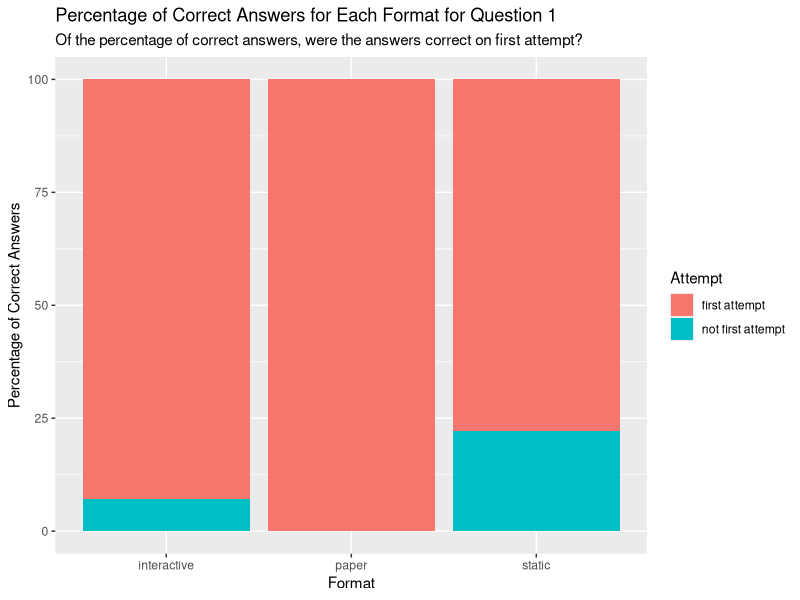
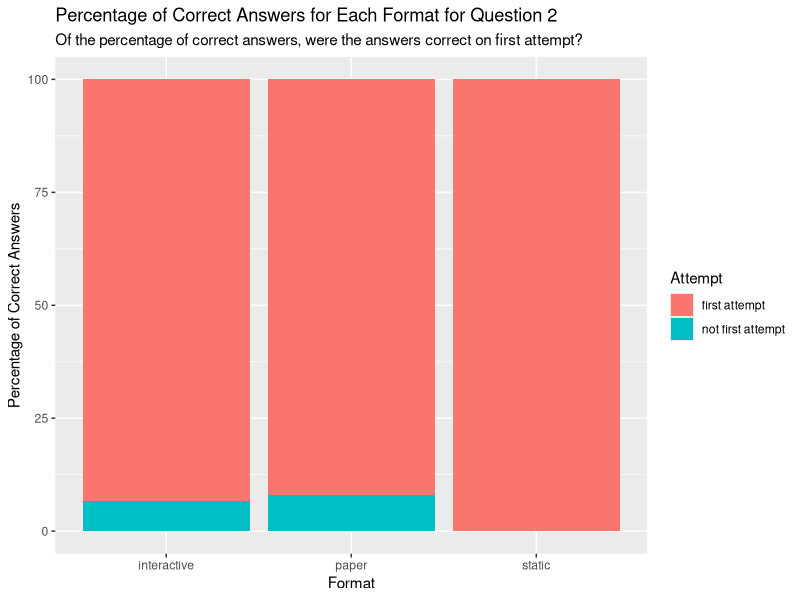
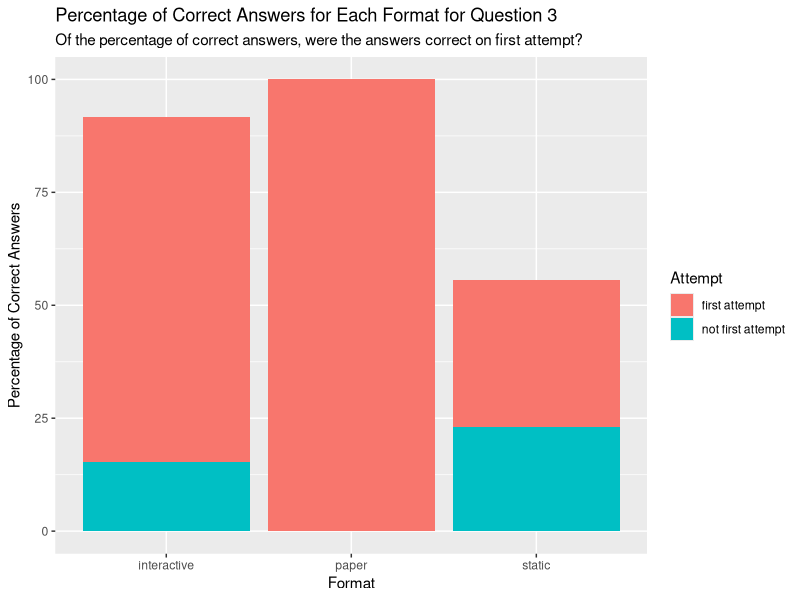
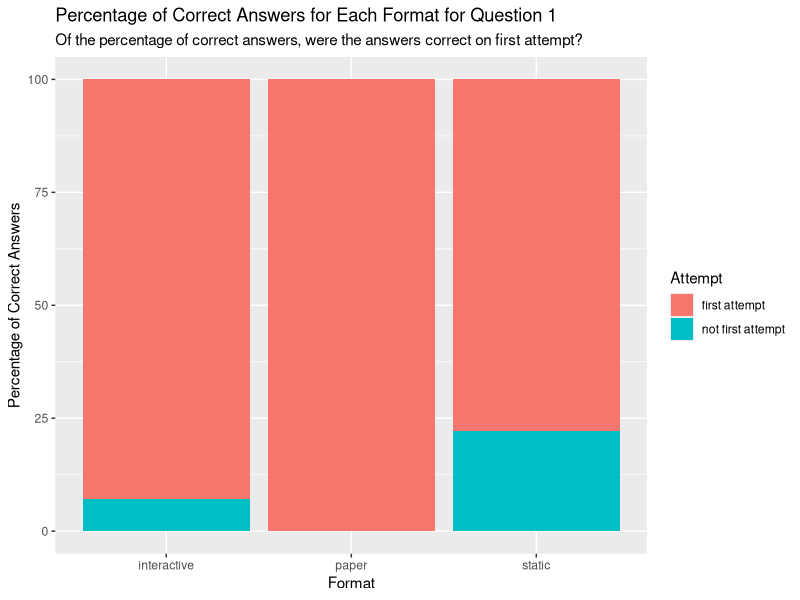

The R script that drew these images, in order: (Note: this script raises an error after producing the figures.)
## ---- chunk 1
#install.packages("dplyr")
library(dplyr)

#install.packages("ggplot2")
library("ggplot2")
## ---- chunk 2
participant <- c(1,2,3,4,5,6,7,8,9,10)

format1 <- c("static", "paper", "static", "interactive", "interactive", "paper" , "interactive", "interactive", "paper", "static")
format2 <- c("paper", "static", "interactive", "static", "paper", "interactive", "paper", "static", "interactive", "paper" )
format3 <- c("interactive", "interactive", "paper", "paper", "static", "static", "static", "paper", "static", "interactive")

## ---- chunk 3

no_types1 <- c(3,6,3,5,4,6,4,1,6,5)
no_types2 <- c(5,3,5,4,5,5,5,3,5,5)
no_types3 <- c(7,6,7,7,2,3,6,0,2,6)

max_1 <- 6
max_2 <- 5
max_3 <- 7

ratio1 <- no_types1/max_1
ratio2 <- no_types2/max_2
ratio3 <- no_types3/max_3

all_types_all_questions <- data.frame(participant, format1, no_types1, ratio1, format2, no_types2, ratio2, format3, no_types3, ratio3)
## ---- chunk 4

p1formats <- c(format1[1], format2[1], format3[1])
p1ratios <- c(ratio1[1], ratio2[1], ratio3[1])

p2formats <- c(format1[2], format2[2], format3[2])
p2ratios <- c(ratio1[2], ratio2[2], ratio3[2])

p3formats <- c(format1[3], format2[3], format3[3])
p3ratios <- c(ratio1[3], ratio2[3], ratio3[3])

p4formats <- c(format1[4], format2[4], format3[4])
p4ratios <- c(ratio1[4], ratio2[4], ratio3[4])

p5formats <- c(format1[5], format2[5], format3[5])
p5ratios <- c(ratio1[5], ratio2[5], ratio3[5])

p6formats <- c(format1[6], format2[6], format3[6])
p6ratios <- c(ratio1[6], ratio2[6], ratio3[6])

p7formats <- c(format1[7], format2[7], format3[7])
p7ratios <- c(ratio1[7], ratio2[7], ratio3[7])

p8formats <- c(format1[8], format2[8], format3[8])
p8ratios <- c(ratio1[8], ratio2[8], ratio3[8])

p9formats <- c(format1[9], format2[9], format3[9])
p9ratios <- c(ratio1[9], ratio2[9], ratio3[9])

p10formats <- c(format1[10], format2[10], format3[10])
p10ratios <- c(ratio1[10], ratio2[10], ratio3[10])

questions<- c(1,2,3)


p1dat <- data.frame(p1formats, p1ratios, questions)
p2dat <- data.frame(p2formats, p2ratios, questions)
p3dat <- data.frame(p3formats, p3ratios, questions)
p4dat <- data.frame(p4formats, p4ratios, questions)
p5dat <- data.frame(p5formats, p5ratios, questions)
p6dat <- data.frame(p6formats, p6ratios, questions)
p7dat <- data.frame(p7formats, p7ratios, questions)
p8dat <- data.frame(p8formats, p8ratios, questions)
p9dat <- data.frame(p9formats, p9ratios, questions)
p10dat <- data.frame(p10formats, p10ratios, questions)
## ---- chunk 5

p1<-ggplot(p1dat, aes(y = p1ratios*100, x = questions)) +
     geom_col(aes(fill = p1formats)) +
     labs(x="Question number", y= "Percentage of example types given",
     title = "Percentage of Example Types Given for Each Participant", subtitle="Participant 1", fill= "Format of question")


p2<-ggplot(p2dat, aes(y = p2ratios*100, x = questions)) +
     geom_col(aes(fill = p2formats)) +
    labs(x="Question number", y= "Percentage of example types given",  title = "Percentage of Example Types Given for Each Participant", subtitle="Participant 2", fill= "Format of question" )



p3<-ggplot(p3dat, aes(y = p3ratios*100, x = questions)) +
     geom_col(aes(fill = p3formats)) +
  labs(x="Question number", y= "Percentage of example types given",  title = "Percentage of Example Types Given for Each Participant", subtitle="Participant 3", fill= "Format of question")



p4<-ggplot(p4dat, aes(y = p4ratios*100, x = questions)) +
     geom_col(aes(fill = p4formats))+
  labs(x="Question number", y= "Percentage of example types given",  title = "Percentage of Example Types Given for Each Participant", subtitle="Participant 4", fill= "Format of question")



p5<-ggplot(p5dat, aes(y = p5ratios*100, x = questions)) +
     geom_col(aes(fill = p5formats))+
  labs(x="Question number", y= "Percentage of example types given",  title = "Percentage of Example Types Given for Each Participant", subtitle="Participant 5", fill= "Format of question")



p6<-ggplot(p6dat, aes(y = p6ratios*100, x = questions)) +
     geom_col(aes(fill = p6formats))+
  labs(x="Question number", y= "Percentage of example types given",  title = "Percentage of Example Types Given for Each Participant", subtitle="Participant 6", fill= "Format of question")



p7<-ggplot(p7dat, aes(y = p7ratios*100, x = questions)) +
     geom_col(aes(fill = p7formats))+
  labs(x="Question number", y= "Percentage of example types given",  title = "Percentage of Example Types Given for Each Participant", subtitle="Participant 7", fill= "Format of question")



p8<-ggplot(p8dat, aes(y = p8ratios*100, x = questions)) +
     geom_col(aes(fill = p8formats))+
  labs(x="Question number", y= "Percentage of example types given",  title = "Percentage of Example Types Given for Each Participant", subtitle="Participant 8", fill= "Format of question")



p9<-ggplot(p9dat, aes(y = p9ratios*100, x = questions)) +
     geom_col(aes(fill = p9formats))+
  labs(x="Question number", y= "Percentage of example types given",  title = "Percentage of Example Types Given for Each Participant", subtitle="Participant 9", fill= "Format of question")



p10<-ggplot(p10dat, aes(y = p10ratios*100, x = questions)) +
     geom_col(aes(fill = p10formats))+
  labs(x="Question number", y= "Percentage of example types given",  title = "Percentage of Example Types Given for Each Participant", subtitle="Participant 10", fill= "Format of question")
## ---- chunk 6
q1_et<-ggplot(all_types_all_questions, aes(y=ratio1*100, x=participant))+geom_col(aes(fill=format1))+
  labs(x="Participant", y= "Percentage of example types given",  title = "Percentage of Example Types Given for Each Question", subtitle="Question 1", fill= "Format of question")+
   scale_x_discrete(limits=c("1","2","3", "4","5","6","7","8","9","10"))


q2_et<-ggplot(all_types_all_questions, aes(y=ratio2*100, x=participant))+geom_col(aes(fill=format2))+
  labs(x="Participant", y= "Percentage of example types given",  title = "Percentage of Example Types Given for Each Question", subtitle="Question 2", fill= "Format of question")+
   scale_x_discrete(limits=c("1","2","3", "4","5","6","7","8","9","10"))


q3_et<-ggplot(all_types_all_questions, aes(y=ratio3*100, x=participant))+geom_col(aes(fill=format3))+
  labs(x="Participant", y= "Percentage of example types given",  title = "Percentage of Example Types Given for Each Question", subtitle="Question 3", fill= "Format of question")+
   scale_x_discrete(limits=c("1","2","3", "4","5","6","7","8","9","10"))

## ---- chunk 7

formats <- append(format1,format2)
formats <- append(formats, format3)
formats <- data.frame(formats)

ratios <- append(ratio1, ratio2)
ratios <- append(ratios, ratio3)
ratios <- data.frame(ratios)

formats_df <- cbind(formats,ratios)
## ---- chunk 8
p <- formats_df[formats_df$formats =='paper',]
i <- formats_df[formats_df$formats =='interactive',]
s <- formats_df[formats_df$formats =='static',]

p_sum<- sum(p$ratios)
i_sum<- sum(i$ratios)
s_sum<- sum(s$ratios)

p_percent <- p_sum*10
i_percent <- i_sum*10
s_percent <- s_sum*10


average_examples_format <- data.frame(format=c("paper", "interactive", "static"), percentage=c(p_percent, i_percent, s_percent))

f <-ggplot(average_examples_format, aes(x=factor(format, levels = c("paper", "interactive", "static")), y=percentage, fill=format))+geom_col()+labs(x= "Format", y="Average percentage of example types given", fill="Format", title="Average Percentage of Example Types Given for Each Format")
## ---- chunk 9
formats <- c('paper', 'static', 'interactive')
total_or_first <- c('first attempt','first attempt','first attempt','not first attempt', 'not first attempt','not first attempt')

total_correct_ans1 <- c(100, 100, 100)
correct_ans_firstattempt1 <- c(100, 77.78, 92.86)
correct_ans_not_firstattempt1 <- c(0, 22.22, 7.14)

first_attempt <- data.frame(correct_ans_firstattempt1, correct_ans_not_firstattempt1)

q1 <- data.frame(formats, total_correct_ans1, first_attempt)
correctans1 <- c(100,77.78,92.86,0,22.22,7.14)
formats2 <-c('paper', 'static', 'interactive','paper', 'static', 'interactive') 
q11<- data.frame(format=formats2,totals=correctans1, Attempt=total_or_first)

ca1<-ggplot(q11, mapping=aes(x=format, y=totals, fill=Attempt))+ geom_col()

total_correct_ans2 <- c(100, 100, 100)
correct_ans_firstattempt2 <- c(92, 100, 93.33)
correct_ans_not_firstattempt2 <- c(8, 0, 6.67)
correctans2<- c(92, 100, 93.33,8, 0, 6.67)
q22<- data.frame(format=formats2,totals=correctans2, Attempt=total_or_first)

ca2<-ggplot(q22, mapping=aes(x=format, y=totals, fill=Attempt))+ geom_col()




total_correct_ans3 <- c(100, 55.56, 91.67)
correct_ans_firstattempt3 <- c(100, 58.33, 83.33)
correct_ans_not_firstattempt3 <- c(0, 41.67, 16.67)
correctans3<- c(100, 32.40, 76.39,0, 23.15, 15.28)
q33<- data.frame(format=formats2,totals=correctans3, Attempt=total_or_first)

ca3<-ggplot(q33, mapping=aes(x=format, y=totals, fill=Attempt))+ geom_col()
## ---- chunk 10
ca1<- ca1 +labs(title="Percentage of Correct Answers for Each Format for Question 1", x='Format', y="Percentage of Correct Answers", subtitle = "Of the percentage of correct answers, were the answers correct on first attempt?")


ca2<- ca2 +labs(title="Percentage of Correct Answers for Each Format for Question 2", x='Format', y="Percentage of Correct Answers", subtitle = "Of the percentage of correct answers, were the answers correct on first attempt?")

ca3<- ca3 +labs(title="Percentage of Correct Answers for Each Format for Question 3", x='Format', y="Percentage of Correct Answers", subtitle = "Of the percentage of correct answers, were the answers correct on first attempt?")
## ---- chunk 11
#library(data.table)
strats <- c('mem','te','tr','ana')

strat1_1 <- c(0, 1, 1,0)
strat1_2 <- c(0,1,1,0)
strat1_3 <- c(0,1,1,0)
strat1_4 <- c(0,1,0,1)
strat1_5 <- c(0,1,1,1)
strat1_6 <- c(0,1,0,1)
strat1_7 <- c(0,1,1,0)
strat1_8 <- c(0,1,0,0)
strat1_9 <- c(0,1,0,1)
strat1_10 <- c(0,1,1,0)

strat_q1 <- data.frame(strat1_1, strat1_2, strat1_3, strat1_4, strat1_5, strat1_6, strat1_7, strat1_8, strat1_9, strat1_10 )

totals1 <- c(rowSums(strat_q1))
totals1 <- data.frame(totals1)


y1 <- cbind(strat_q1, totals1)

strat1_paper <- data.frame(strat_q1[2], strat_q1[6], strat_q1[9])
strat1_static <- data.frame(strat_q1[1], strat_q1[3], strat_q1[10])
strat1_int <- data.frame(strat_q1[4], strat_q1[5], strat_q1[7], strat_q1[8])

totals1_paper <- c(rowSums(strat1_paper))
totals1_paper <- data.frame(totals1_paper)

y1_paper <- cbind(strat1_paper, totals1_paper)

totals1_static <- c(rowSums(strat1_static))
totals1_static <- data.frame(totals1_static)
y1_static <- cbind(strat1_static, totals1_static)

totals1_int <- c(rowSums(strat1_int))
totals1_int <- data.frame(totals1_int)
y1_int <- cbind(strat1_int, totals1_int)
## ---- chunk 12

labels <- c("analysis", "definition", "trial and error", "transformation")

strategies1<-ggplot(y1, mapping=aes(x=strats,y= totals1))+geom_col()+labs(x= "Strategies", y="Number of Participants", fill="Format", title="Number of Participants Using Each Strategy", subtitle="Question 1")+ scale_x_discrete(labels= labels)+theme(text=element_text(size=15))
## ---- chunk 13
#strats <- c('mem','te','tr','ana')
strat2_1 <- c(0, 0, 1,1)
strat2_2 <- c(1,0,0,0)
strat2_3 <- c(1,0,0,0)
strat2_4 <- c(0,0,1,1)
strat2_5 <- c(1,1,0,0)
strat2_6 <- c(0,1,1,0)
strat2_7 <- c(1,0,0,0)
strat2_8 <- c(1,0,0,0)
strat2_9 <- c(1,1,0,1)
strat2_10 <- c(1,1,0,0)


strat_q2 <- data.frame(strat2_1, strat2_2, strat2_3, strat2_4, strat2_5, strat2_6, strat2_7, strat2_8, strat2_9, strat2_10 )



totals2 <- c(rowSums(strat_q2))
totals2 <- data.frame(totals2)


y2 <- cbind(strat_q1, totals2)

strat2_paper <- data.frame(strat_q2[1], strat_q2[5], strat_q2[7], strat_q2[10])
strat2_static <- data.frame(strat_q2[2], strat_q2[4], strat_q2[8])
strat2_int <- data.frame(strat_q2[3], strat_q2[6], strat_q2[9])

totals2_paper <- c(rowSums(strat2_paper))
totals2_paper <- data.frame(totals2_paper)


y2_paper <- cbind(strat2_paper, totals2_paper)

totals2_static <- c(rowSums(strat2_static))
totals2_static <- data.frame(totals2_static)
y2_static <- cbind(strat2_static, totals2_static)

totals2_int <- c(rowSums(strat2_int))
totals2_int <- data.frame(totals2_int)
y2_int <- cbind(strat2_int, totals2_int)
## ---- chunk 14

labels <- c("analysis", "definition", "trial and error", "transformation")

strategies2<-ggplot(y2, mapping=aes(x=strats,y= totals2))+geom_col()+labs(x= "Strategies", y="Number of Participants", fill="Format", title="Number of Participants Using Each Strategy", subtitle="Question 2")+ scale_x_discrete(labels= labels)+theme(text=element_text(size=15))
## ---- chunk 15
#strats <- c('mem','te','tr','ana')
strat3_1 <- c(0, 1, 1,1)
strat3_2 <- c(0,0,1,1)
strat3_3 <- c(0,1,1,1)
strat3_4 <- c(0,1,1,1)
strat3_5 <- c(0,0,0,1)
strat3_6 <- c(0,0,1,1)
strat3_7 <- c(0,1,0,1)
strat3_8 <- c(0,0,0,0)
strat3_9 <- c(0,1,0,0)
strat3_10 <- c(0,0,1,1)


strat_q3 <- data.frame(strat3_1, strat3_2, strat3_3, strat3_4, strat3_5, strat3_6, strat3_7, strat3_8, strat3_9, strat3_10 )



totals3 <- c(rowSums(strat_q3))
totals3 <- data.frame(totals3)


y3 <- cbind(strat_q3, totals3)

strat3_paper <- data.frame(strat_q3[3], strat_q3[4], strat_q3[8])
strat3_static <- data.frame(strat_q3[5], strat_q3[6], strat_q3[7], strat_q1[9])
strat3_int <- data.frame(strat_q3[1], strat_q3[2], strat_q3[10])

totals3_paper <- c(rowSums(strat3_paper))
totals3_paper <- data.frame(totals3_paper)


y3_paper <- cbind(strat3_paper, totals3_paper)

totals3_static <- c(rowSums(strat3_static))
totals3_static <- data.frame(totals3_static)
y3_static <- cbind(strat3_static, totals3_static)

totals3_int <- c(rowSums(strat3_int))
totals3_int <- data.frame(totals3_int)
y3_int <- cbind(strat3_int, totals3_int)
## ---- chunk 16

labels <- c("analysis", "definition", "trial and error", "transformation")

strategies3<-ggplot(y3, mapping=aes(x=strats,y= totals3))+geom_col()+labs(x= "Strategies", y="Number of Participants", fill="Format", title="Number of Participants Using Each Strategy", subtitle="Question 3")+ scale_x_discrete(labels= labels)+theme(text=element_text(size=15))
## ---- chunk 17

int1 <- ggplot(y1_int, mapping=aes(x=strats, y= totals1_int))+geom_col()+ scale_x_discrete(labels= labels)+labs(x= "Strategies", y="Number of Participants", fill="Format", title="Number of Participants Using Each Strategy for Question 1", subtitle = "Interactive format")+theme(text=element_text(size=15))

static1<- ggplot(y1_static, mapping=aes(x=strats, y= totals1_static))+geom_col()+ scale_x_discrete(labels= labels)+labs(x= "Strategies", y="Number of Participants", fill="Format", title="Number of Participants Using Each Strategy for Question 1", subtitle = "Static format")+theme(text=element_text(size=15))

paper1<- ggplot(y1_paper, mapping=aes(x=strats, y= totals1_paper))+geom_col()+ scale_x_discrete(labels= labels)+labs(x= "Strategies", y="Number of Participants", fill="Format", title="Number of Participants Using Each Strategy for Question 1", subtitle = "Paper format")+theme(text=element_text(size=15))


int2 <- ggplot(y2_int, mapping=aes(x=strats, y= totals2_int))+geom_col()+ scale_x_discrete(labels= labels)+labs(x= "Strategies", y="Number of Participants", fill="Format", title="Number of Participants Using Each Strategy for Question 2", subtitle = "Interactive format")+theme(text=element_text(size=15))

static2<- ggplot(y2_static, mapping=aes(x=strats, y= totals2_static))+geom_col()+ scale_x_discrete(labels= labels)+labs(x= "Strategies", y="Number of Participants", fill="Format", title="Number of Participants Using Each Strategy for Question 2", subtitle = "Static format")+theme(text=element_text(size=15))

paper2<- ggplot(y2_paper, mapping=aes(x=strats, y= totals2_paper))+geom_col()+ scale_x_discrete(labels= labels)+labs(x= "Strategies", y="Number of Participants", fill="Format", title="Number of Participants Using Each Strategy for Question 2", subtitle = "Paper format")+theme(text=element_text(size=15))

int3 <- ggplot(y3_int, mapping=aes(x=strats, y= totals3_int))+geom_col()+ scale_x_discrete(labels= labels)+labs(x= "Strategies", y="Number of Participants", fill="Format", title="Number of Participants Using Each Strategy for Question 3", subtitle = "Interactive format")+theme(text=element_text(size=15))

static3<- ggplot(y3_static, mapping=aes(x=strats, y= totals3_static))+geom_col()+ scale_x_discrete(labels= labels)+labs(x= "Strategies", y="Number of Participants", fill="Format", title="Number of Participants Using Each Strategy for Question 3", subtitle = "Static format")+theme(text=element_text(size=15))

paper3<- ggplot(y3_paper, mapping=aes(x=strats, y= totals3_paper))+geom_col()+ scale_x_discrete(labels= labels)+labs(x= "Strategies", y="Number of Participants", fill="Format", title="Number of Participants Using Each Strategy for Question 3", subtitle = "Paper format")+theme(text=element_text(size=15))
## ---- chunk 18

ggsave("ca1.png", ca1, width=5, height=5)
ca1
ca2
ca3
example_types_plot
strategy
p1
p2
p3
...


## ---- chunk 19

questions <- c(rep(1, 10), rep(2,10), rep(3,10))

formats <- c(format1, format2, format3)

percentages_et <- c(ratio1*100, ratio2*100, ratio3*100)

example_types <- data.frame("Participant"=participant, "Percentage_of_Example_Types"= percentages_et,"Question"= questions, "Format"=formats)

#average for each format
df_means <- example_types %>% group_by(Format) %>% summarise(value=mean(Percentage_of_Example_Types))
avg_i<- as.numeric(df_means[1,2])
avg_p <- as.numeric(df_means[2,2])
avg_s <- as.numeric(df_means[3,2])

## ---- chunk 20

example_types_plot <- ggplot(data=example_types, aes(x=Participant, y= Percentage_of_Example_Types))+geom_point()+ facet_wrap(~Format)+
  geom_hline(data = data.frame(avg_i,Format='interactive'), aes(yintercept = avg_i))+
  geom_hline(data = data.frame(avg_p,Format='paper'), aes(yintercept = avg_p))+
  geom_hline(data = data.frame(avg_s,Format='static'), aes(yintercept = avg_s))+
  labs(title="Example Types Given in Each Format, for All Questions",subtitle="With a line of average percentage of example types given for each format ",y= "Percentage of Example Types Given (%)")+
  scale_x_continuous(breaks=c(2,4,6,8,10))

example_types_plot
ggsave("Plots/example_types_plot.png", example_types_plot, width = 7, height = 5)
## ---- chunk 21

trial_and_error <- c(rep(1,10),rep(0,4),1,1,0,0,1,1,1,0,1,1,0,0,1,0,1,0)
transformation <- c(1,1,1,0,1,0,1,0,0,1,1,0,0,1,0,1, rep(0,4),rep(1,4), 0,1,0,0,0,1)
analysis <- c(0,0,0,1,1,1,0,0,1,0,1,0,0,1,0,0,0,0,1,0, rep(1,7), 0,0,1)

strategies <- data.frame("Participant"=participant,"Question"= questions, "Format"=formats, trial_and_error, transformation, analysis)


t_and_e <- strategies[strategies$trial_and_error==1,]
tr <- t_and_e <- strategies[strategies$transformation==1,]
ana <- t_and_e <- strategies[strategies$analysis==1,]

paper_strat <- strategies[strategies$Format=="paper",]
int_strat <- strategies[strategies$Format=="interactive",]
static_strat <- strategies[strategies$Format=="static",]

paper_te<- sum(paper_strat$trial_and_error)
paper_tr<- sum(paper_strat$transformation)
paper_an<- sum(paper_strat$analysis)


int_te<- sum(int_strat$trial_and_error)
int_tr<- sum(int_strat$transformation)
int_an<- sum(int_strat$analysis)


static_te<- sum(static_strat$trial_and_error)
static_tr<- sum(static_strat$transformation)
static_an<- sum(static_strat$analysis)

strategies_totals <- data.frame("Format"= c(rep("paper", 3), rep("interactive", 3), rep("static", 3)), "Strategy"=  c(rep(c("Trial and Error", "Transformation", "Analysis"), 3)), "total"= c(paper_te, paper_tr, paper_an, int_te, int_tr, int_an, static_te, static_tr, static_an))

strategies_plot2 <- ggplot(strategies_totals, mapping=aes(x=Strategy, y=total))+geom_bar(stat="identity")+facet_wrap(~Format)+labs(y="Number of Participants", title="Total number of participants using each strategy in each format, for all questions.", subtitle="Note that this is based on the groups opinion and interpretation of the strategies used by participants.")+ theme(axis.text.x = element_text(angle = 30, vjust = 1, hjust=1))#+scale_x_discrete(labels=c("Trial and Error", "Transformation", "Analysis"))

strategies_plot2

ggsave("Plots/strategy.png", strategies_plot2, width=10)
## ---- chunk 22
